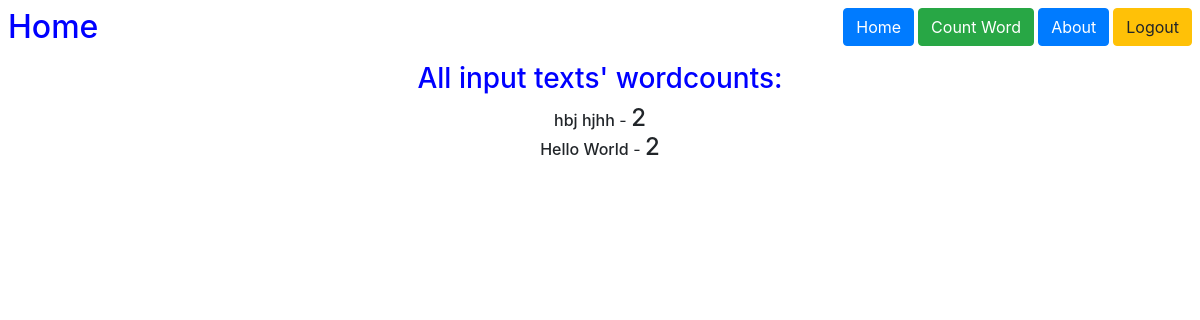
Before: /wordcount/ (signed in) with the older database file.
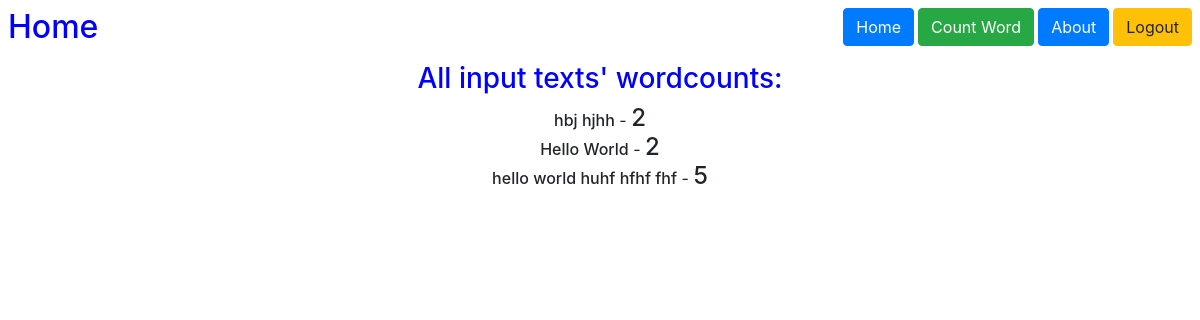
After: the same page with the newer database file.
### wordcount/models.py (models this page shows, shortened)
class Text(models.Model):
    text = models.CharField(max_length=1000)
    no_of_words = models.IntegerField(default=0)

### wordcount/views.py (the view)
# urls.py: path('', views.home, name='home'),
@login_required
def home(request):
    context = {
        'texts': Text.objects.all()
    }
    return render(request, 'wordcount/home.html', context)

### templates/wordcount/home.html (shortened to what this page needs)
{% extends 'Base/base.html' %}
{% load static %}
{% block content %}
{% include 'base/navbar.html' with title="Home" customlink="count" %}
{% if texts %}
  <h3 style="text-align:center; color: blue;">
    All input texts' wordcounts:
  </h3>
  {% for t in texts %}
    <div style="text-align: center">
        <span class="h6">{{t.text}}</span> - <span class="h4">{{ t.no_of_words }}</span>
    </div>
  {% endfor %}
{% endif %}
{% endblock content %}

Changed rows visible on the page:
added Text: text "hello world huhf hfhf fhf", no_of_words "5"
